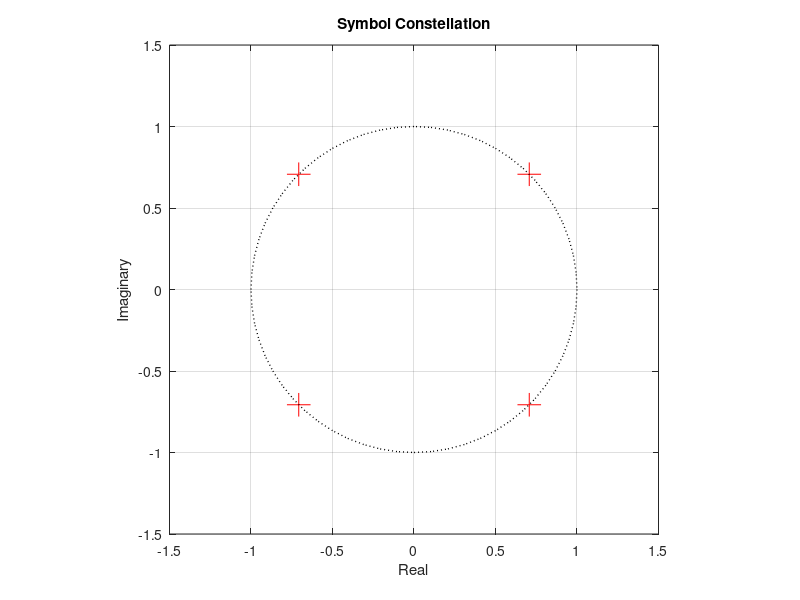

MATLAB code for this plot: (Note: this script raises an error after producing the figure.)

NumberOfRandomSymbols = 5000;

% Modulation parameters
Rb = 800;
M = 4;
Bch = 800;

f_c = 20*10^3;% carrier frequency
omega_c = 2*pi*f_c; 

SamplesPerSecond = 8*f_c; % sampling frequency = 4 * carrier freq. so that the fft will give the peak in the middle
P_c = 10; % transmission power
A_c = sqrt(2*P_c); % transmission amplitude

P_r = P_c;


BitsPerSymbol = log2(M);
Rs = Rb / BitsPerSymbol;
Ts = 1 / Rs;

SqrtHalf = 1/sqrt(2);

Symbols = [SqrtHalf + 1j * SqrtHalf, 
          -SqrtHalf + 1j * SqrtHalf, 
          -SqrtHalf - 1j * SqrtHalf, 
           SqrtHalf - 1j * SqrtHalf];
% Bits as values
SymbolBitValues = [0,1,3,2];
% Bits corresponding to symbols in a vector (used for decoder map)
SymbolBitVector = [0, 0, 0, 1, 1, 1, 1, 0];

%--------------------------------------------------


% Small data set
SymbolBits = [0, 0, 1, 1, 1, 0, 0, 1];

% Random bits data set
NumberOfRandomBits = NumberOfRandomSymbols*log2(M);
RandomBits = arrayfun(@(x) (x > 0.5), rand(NumberOfRandomBits, 1));

NumberOfOnes = sum(RandomBits);

% Print so we can verify that the distribution is uniform
disp('Ratio of ones / zeros = ');
disp(NumberOfOnes / NumberOfRandomBits);

% Plot the constellation
subplot(1,1,1);
plot(Symbols, 'r+', 'MarkerSize',17);
grid on;
axis([-1.5 1.5 -1.5 1.5]);
rectangle('Position',[-1,-1,2,2],'Curvature',[1,1],'LineWidth',1,'LineStyle',':');
daspect([1,1,1]);
xlabel('Real');
ylabel('Imaginary');
title('Symbol Constellation');
print('-dpng', '~/study/university/semester7/diccom/symbol_constellation.png');

[ak, bk] = encoder(SymbolBits, Symbols, SymbolBitValues, BitsPerSymbol);
SmallDataSetSymbols = ak + 1j * bk;
[ModulatedSymbolBits, t] = modulate(ak, bk, Ts, omega_c, 0, A_c, SamplesPerSecond);
subplot(1,1,1);
plot(t, ModulatedSymbolBits);
grid on;
xlabel('time');
ylabel('s_M(t)');
title('Modulated small data set in time domain');
print('-dpng', '~/study/university/semester7/diccom/modulated_small_dataset.png');


% Modulate the RandomBits data set
[akr, bkr] = encoder(RandomBits, Symbols, SymbolBitValues, BitsPerSymbol);
[ModulatedRandomBits, t]= modulate(akr, bkr, Ts, omega_c, 0, A_c, SamplesPerSecond);
N = length(ModulatedRandomBits);
FFTResult = fftshift(fft(ModulatedRandomBits) / N);
FreqResp = abs(FFTResult);
PhaseResp = angle(FFTResult);
% Fix the fft result so the we have negative frequencies on the left
frequencies = SamplesPerSecond / N * [-N/2 : N/2-1];

subplot(2,1,1);
plot(frequencies, FreqResp);
grid on;
xlabel('frequency');
ylabel('|S_M(f)|');
title('Magnitude of Modulated random data set in frequency domain');

subplot(2,1,2);
plot(frequencies, PhaseResp);
grid on;
xlabel('frequency');
ylabel('|S_M(f)|');
title('Phase of Modulated random data set in frequency domain');
print('-dpng', '~/study/university/semester7/diccom/modulated_random_dataset_fft.png');

%--------------------------------------------------------------------------
% Demodulate and match
[qk_i, qk_q] = matched_demodulate( ModulatedSymbolBits , 1, A_c, omega_c,  0, zeros(size(ModulatedSymbolBits)), ...
                                   Ts, SamplesPerSecond);

% Decide and decode
DecodedBits = decoder(MLLDecision([qk_i, qk_q]', Symbols),Symbols,SymbolBitVector);

display('The decoded bits are:');
DecodedBits

% Show the transmit filter output
[s_di, s_dq ,t] = transmit_filter(ak, bk, Ts, SamplesPerSecond);
subplot(2,1,1);
plot(t, s_di);
grid on;
xlabel('time');
ylabel('s_d_i(t)');
title('In-phase component of transmit filter output');
subplot(2,1,2);
grid on;
plot(t, s_dq);
ylabel('s_d_q(t)');
title('Quadrature component of transmit filter output');
print('-dpng', '~/study/university/semester7/diccom/transmit_filter_output.png');


% Show the output of the matched filter
subplot(2,1,1);
stem(qk_i);
grid on;
set(gca, 'XTick', [1:length(qk_i)]);
set(gca, 'YTick', [-1 -1/sqrt(2) 0 1/sqrt(2) 1]);
set(gca, 'YTickLabel', {'-1','-1/sqrt(2)','0','1/sqrt(2)','1'});
xlabel('k (Symbol number)');
ylabel('q_k^i');
axis([0 length(qk_i)+1 -1 1]);
title('Sampled in-phase component of match filter output');
subplot(2,1,2);
stem(qk_q);
grid on;
set(gca, 'XTick', [1:length(qk_q)]);
set(gca, 'YTick', [-1 -1/sqrt(2) 0 1/sqrt(2) 1]);
set(gca, 'YTickLabel', {'-1','-1/sqrt(2)','0','1/sqrt(2)','1'});
xlabel('k (Symbol number)');
ylabel('q_k^q');
axis([0 length(qk_q)+1 -1 1]);
title('Sampled quadrature component of match filter output');
print('-dpng', '~/study/university/semester7/diccom/sampled_matched_filter_output.png');


% Show the matched filter outputs before sampling
[q_i, q_q, t] = matched_demodulate_nosampling( ModulatedSymbolBits , 1, A_c, omega_c,  0, Ts, SamplesPerSecond);
subplot(2,1,1);
plot(t, q_i);
grid on;
xlabel('time');
ylabel('q_i(t)');
title('In-phase component of matched filter output');
subplot(2,1,2);
plot(t, q_q);
grid on;
ylabel('q_q(t)');
title('Quadrature component of matched filter output');
print('-dpng', '~/study/university/semester7/diccom/matched_filter_output.png');

% 2 - no phase difference
% Constellation of received symbols before decision device
ReceivedSymbols = qk_i + 1j * qk_q;

display('Received symbols:');
display(ReceivedSymbols);

display('Distance of received symbols from transmitted symbols:');
display(arrayfun(@abs, SmallDataSetSymbols-ReceivedSymbols));

subplot(1,1,1);
plot(qk_i, qk_q, 'b*', 'MarkerSize', 14);
rectangle('Position',[-1,-1,2,2],'Curvature',[1,1],'LineWidth',1,'LineStyle',':');
daspect([1,1,1]);
grid on;
axis([-1.5 1.5 -1.5 1.5]);
xlabel('Real');
ylabel('Imaginary');
title('Received Symbols Constellation (ideal synchronized phase)');
print('-dpng', '~/study/university/semester7/diccom/recv_symbol_constellation.png');


% Compare constellations
subplot(1,1,1);
plot(real(Symbols), imag(Symbols), 'r+', qk_i, qk_q, 'b*', 'MarkerSize', 12);
rectangle('Position',[-1,-1,2,2],'Curvature',[1,1],'LineWidth',1,'LineStyle',':');
daspect([1,1,1]);
grid on;
axis([0.65 0.75 0.65 0.75]);
xlabel('Real');
ylabel('Imaginary');
legend('Transmitted','Received');
title('Transmitted and Received Symbols Constellation (ideal synchronized phase)');
print('-dpng', '~/study/university/semester7/diccom/trans_recv_symbol_constellation.png');



% 3 - phase difference

% Demodulate and match
[qk3_i, qk3_q] = matched_demodulate( ModulatedSymbolBits , 1, A_c, omega_c,  pi/6, ...
                                     zeros(size(ModulatedSymbolBits)), Ts, SamplesPerSecond);

% Decide and decode
DecodedBits3 = decoder(MLLDecision([qk3_i, qk3_q]', Symbols),Symbols,SymbolBitVector);


% Constellation of received symbols before decision device
ReceivedSymbols3 = qk3_i + 1j * qk3_q;

display('Received symbols with phase difference pi/6:');
display(ReceivedSymbols3);

display('Distance of received symbols from transmitted symbols, with phase difference of pi/6:');
display(arrayfun(@abs, SmallDataSetSymbols - ReceivedSymbols3));

subplot(1,1,1);
plot(qk3_i, qk3_q, 'b*', 'MarkerSize', 14);
rectangle('Position',[-1,-1,2,2],'Curvature',[1,1],'LineWidth',1,'LineStyle',':');
daspect([1,1,1]);
grid on;
axis([-1.5 1.5 -1.5 1.5]);
xlabel('Real');
ylabel('Imaginary');
title('Received Symbols Constellation, for phase difference of pi/6');
print('-dpng', '~/study/university/semester7/diccom/recv_symbol_constellation_phase.png');


% Compare constellations
subplot(1,1,1);
plot(real(Symbols), imag(Symbols), 'r+', qk3_i, qk3_q, 'b*', 'MarkerSize', 12);
rectangle('Position',[-1,-1,2,2],'Curvature',[1,1],'LineWidth',1,'LineStyle',':');
daspect([1,1,1]);
grid on;
axis([-1.5 1.5 -1.5 1.5]);
xlabel('Real');
ylabel('Imaginary');
legend('Transmitted','Received');
title('Transmitted and Received Symbols Constellation with phase difference pi/6');
print('-dpng', '~/study/university/semester7/diccom/trans_recv_symbol_constellation_phase.png');


% Channel with noise - synced phase
%----------------------------------
% We want the noise centered at fc = 20khz (40pi*10^3 rad/sec)
% and with a bandwith of Bch = 800hz, so f1 = 19.6khz, f2 = 20.4khz.
% The sampling frequency is fs = 8fc.
% The filter accepts the bandwith values as factors of fs/2 (for a value of 1 we get fs/2, 0.5 -> fs/4,
% etc.)
% In our case fs/2 = 4fc = 1 [normalized], so f / 4fc = [normalized value]

f1 = 19.6 / 80;
f2 = 20.4 / 80;
ChannelWindowFreqs = [f1,f2];
ChannelWindowFilter = fir1(70,ChannelWindowFreqs);

% how we picked the number 70:
% arrayfun(@(x) (std(filter(fir1(x,ChannelWindowFreqs), 1, noise))^2/800), [20:10:70])
% Gives a list of N_0 values after filtering. We picked the one that was closest to the intended one (the
% one before filtering).

gamma_d_max = 10*log10( 2*erfcinv(1e-3)^2 );
gamma_d_min = 10*log10( 2*erfcinv(0.2)^2 );

gamma_d_vec = gamma_d_min : 2 : gamma_d_max;
gamma_d_linear_vec = 10.^(gamma_d_vec./10);
snr_bit_linear_vec = gamma_d_linear_vec/2;
snr_bit_db_vec = 10*log10(snr_bit_linear_vec);

NoiseVariances = P_r*4*f_c ./ (Rs*gamma_d_linear_vec);

phase_zeros = zeros(size(ModulatedRandomBits));

BERsAverage = [];
BERsStdDev = [];
% For each gamma_d
for i = 1:length(gamma_d_vec)
  BERs = [];
  % Get average and std deviation of several attempts
  for j = 1:5
    % The number of noise samples should equal the number of modulated data samples = length(ModulatedRandomBits)
    noise = sqrt(NoiseVariances(i)) .* randn(1, length(ModulatedRandomBits));
    NoiseSamples = filter(ChannelWindowFilter, 1, noise);
    ReceivedSignal = ModulatedRandomBits + NoiseSamples;

    % Demodulate and match
    [qkn_i, qkn_q] = matched_demodulate( ReceivedSignal , 1, A_c, omega_c,  0, phase_zeros, Ts, SamplesPerSecond);
    % Decide and decode
    DecodedNoisyBits = decoder(MLLDecision([qkn_i, qkn_q]', Symbols),Symbols,SymbolBitVector);

    % Count errors
    BERs(j) = sum(abs(DecodedNoisyBits' - RandomBits))./(length(DecodedNoisyBits));
  end
  BERsAverage(i) =  mean(BERs);
  BERsStdDev(i) = std(BERs);
end

AnalyticBER = erfc(sqrt(gamma_d_linear_vec/2))/2;

subplot(1,1,1);
%loglog(gamma_d_linear_vec/2, BitErrorRates, gamma_d_linear_vec/2, );
hold off;
semilogy(snr_bit_db_vec, AnalyticBER, 'b-');
hold;
errorbar(snr_bit_db_vec, BERsAverage, BERsStdDev, 'r');

legend('Analytic', 'Simulation');
grid on;
xlabel('SND_d^{(bit)} [dB]');
ylabel('P_{err}^{(bit)}');
title('Bit Error Rate for noisy channel with synchronized phase');
print('-dpng', '~/study/university/semester7/diccom/BER_noise.png');
hold off;



% % Channel with noise - unsynced phase
% %----------------------------------
PhaseBERsAverage = [];
PhaseBERsStdDev = [];
Phases = [5 10];
Colors = 'rgy';
% Perform the same calculation, once for each phase difference
for k = 1:length(Phases)
    PhaseDifference = 2*pi/360 .* Phases(k);
    % For each gamma_d
    for i = 1:length(gamma_d_vec)
        BERs = [];
        % Get average and std deviation of several attemps
        for j = 1:5
            % The number of noise samples should equal the number of modulated data samples = length(ModulatedRandomBits)
            noise = sqrt(NoiseVariances(i)) .* randn(1, length(ModulatedRandomBits));
            NoiseSamples = filter(ChannelWindowFilter, 1, noise);
            ReceivedSignal = ModulatedRandomBits + NoiseSamples;

            % Demodulate and match
            [qkn_i, qkn_q] = matched_demodulate( ReceivedSignal , 1, A_c, omega_c,  PhaseDifference, ...
                                                 phase_zeros, Ts, SamplesPerSecond);
            % Decide and decode
            DecodedNoisyBits = decoder(MLLDecision([qkn_i, qkn_q]', Symbols),Symbols,SymbolBitVector);

            % Count errors
            BERs(j) = sum(abs(DecodedNoisyBits' - RandomBits))/(length(DecodedNoisyBits));
        end
        PhaseBERsAverage(k,i) =  mean(BERs);
        PhaseBERsStdDev(k,i) = std(BERs);
    end
end

subplot(1,1,1);
hold off;
semilogy(snr_bit_db_vec, AnalyticBER, 'b-');
hold;
for k = 1:length(Phases)
    errorbar(snr_bit_db_vec, PhaseBERsAverage(k,:), PhaseBERsStdDev(k,:), Colors(k));
end;
legend('Analytic', 'Simulation - phase 5^o', 'Simulation - phase 10^o');
grid on;
xlabel('SND_d^{(bit)} [dB]');
ylabel('P_{err}^{(bit)}');
title('Bit Error Rate for noisy channel with unsynchronized phase');
print('-dpng', '~/study/university/semester7/diccom/BER_noise_phase.png');
hold off;


plot(qkn_i +1j*qkn_q,'r+')
grid on;
xlabel('Real');
ylabel('Imaginary');
title('Symbol constellation for 10^o phase difference and additive noise with gamma_d = 10.363');
print('-dpng', '~/study/university/semester7/diccom/noise_symbol_constellation.png');
% ----------------------------------------------------------------



% Decision Feedback Loop
%------------------------

A_r = A_c;
SNRbit = 0;
%NoiseVariance = P_r*4*f_c ./ (Rs*SNRbit*2);
%noise = sqrt(NoiseVariance) .* randn(1,length(ModulatedRandomBits));
%NoiseSamples = filter(ChannelWindowFilter, 1, noise);
ReceivedSignal = ModulatedRandomBits;% + NoiseSamples;
ConstPhase = 0;
PhaseVariance = 0;
[symbols, phase, phase_error, t] = DecisionFeedbackLoopReceiver( ReceivedSignal, A_r, A_0, omega_c, ConstPhase, ...
                                                  Ts, PhaseVariance, SNRbit, Symbols, SamplesPerSecond);

subplot(1,1,1);
plot(t, (phase-pi/36).^2);
grid on;
xlabel('Time');
ylabel('Phase error (squared)');
title('Phase error for 5^o constant phase difference with no noise');
print('-dpng', '~/study/university/semester7/diccom/phase_error_dfl.png');





SNRbit = sqrt(10);
NoiseVariance = P_r*4*f_c ./ (Rs*SNRbit*2);
noise = sqrt(NoiseVariance) .* randn(1,length(ModulatedRandomBits));
NoiseSamples = filter(ChannelWindowFilter, 1, noise);
ReceivedSignal = ModulatedRandomBits + NoiseSamples;
ConstPhase = pi/36;
PhaseVariance = (pi/36)^2;
[symbols, phase, phase_error, t] = DecisionFeedbackLoopReceiver( ReceivedSignal, A_r, A_0, omega_c, ConstPhase, ...
                                                  Ts, PhaseVariance, SNRbit, Symbols, SamplesPerSecond);

subplot(1,1,1);
plot(t, (phase-pi/36).^2);
grid on;
xlabel('Time');
ylabel('Phase error (Squared)');
title('Phase error for 5^o constant phase difference WITH noise');
print('-dpng', '~/study/university/semester7/diccom/phase_error_dfl_noise.png');
